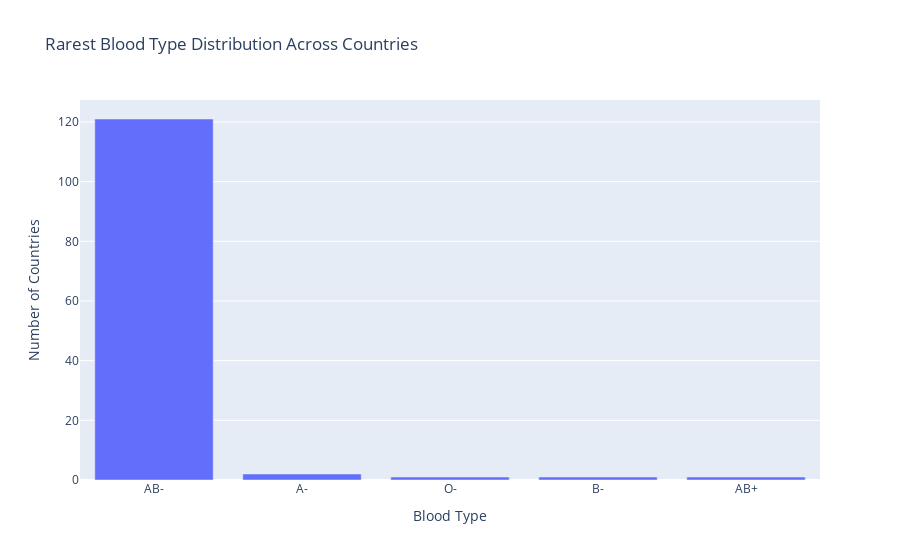

The notebook cell saved with this chart:
### Code cell
# Find the rarest blood type for each country
df["Rarest_Blood_Type"] = df[["O+", "A+", "B+", "AB+", "O-", "A-", "B-", "AB-"]].idxmin(axis=1)

# Count occurrences of rarest blood types
rare_blood_counts = df["Rarest_Blood_Type"].value_counts()

# Bar chart of rarest blood types worldwide
fig = px.bar(
    x=rare_blood_counts.index,
    y=rare_blood_counts.values,
    title="Rarest Blood Type Distribution Across Countries",
    labels={"x": "Blood Type", "y": "Number of Countries"}
)

fig.show()

### Figure 1 — Plotly figure (JSON) as saved in the notebook; plotly's stock layout.template omitted (floating-point values rounded to 4 significant figures)
{"data": [{"hovertemplate": "Blood Type=%{x}<br>Number of Countries=%{y}<extra></extra>", "legendgroup": "", "marker": {"color": "#636efa", "pattern": {"shape": ""}}, "name": "", "orientation": "v", "showlegend": false, "textposition": "auto", "type": "bar", "x": ["AB-", "A-", "O-", "B-", "AB+"], "xaxis": "x", "y": [121, 2, 1, 1, 1], "yaxis": "y"}], "layout": {"barmode": "relative", "legend": {"tracegroupgap": 0}, "title": {"text": "Rarest Blood Type Distribution Across Countries"}, "xaxis": {"anchor": "y", "domain": [0, 1], "title": {"text": "Blood Type"}}, "yaxis": {"anchor": "x", "domain": [0, 1], "title": {"text": "Number of Countries"}}}}
